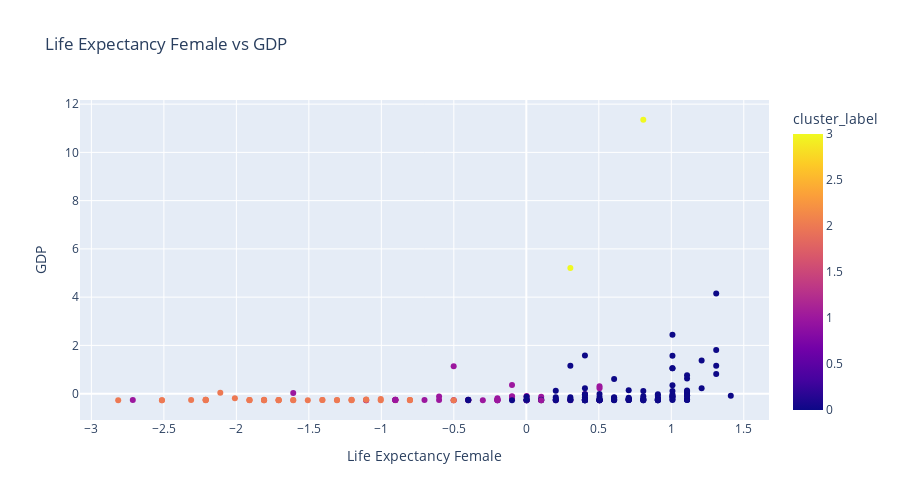

Notebook code cell kept with this figure:
### Code cell
fig = px.scatter(world_data, x='Life Expectancy Female', y='GDP',
                 color='cluster_label', 
                 title='Life Expectancy Female vs GDP', labels={'Life Expectancy Female': 'Life Expectancy Female', 'GDP': 'GDP'})

fig.update_layout(width=900, height=500)
fig.show()

### Figure 1 — Plotly figure (JSON) as saved in the notebook; plotly's stock layout.template omitted (floating-point values rounded to 4 significant figures; data arrays with more than 128 entries replaced by an {"elided": "..."} marker saying what was removed)
{"data": [{"hovertemplate": "Life Expectancy Female=%{x}<br>GDP=%{y}<br>cluster_label=%{marker.color}<extra></extra>", "legendgroup": "", "marker": {"color": {"elided": "208 int values"}, "coloraxis": "coloraxis", "symbol": "circle"}, "mode": "markers", "name": "", "orientation": "v", "showlegend": false, "type": "scatter", "x": {"elided": "208 float values"}, "xaxis": "x", "y": {"elided": "208 float values"}, "yaxis": "y"}], "layout": {"coloraxis": {"colorbar": {"title": {"text": "cluster_label"}}, "colorscale": [[0, "#0d0887"], [0.1111, "#46039f"], [0.2222, "#7201a8"], [0.3333, "#9c179e"], [0.4444, "#bd3786"], [0.5556, "#d8576b"], [0.6667, "#ed7953"], [0.7778, "#fb9f3a"], [0.8889, "#fdca26"], [1, "#f0f921"]]}, "height": 500, "legend": {"tracegroupgap": 0}, "title": {"text": "Life Expectancy Female vs GDP"}, "width": 900, "xaxis": {"anchor": "y", "domain": [0, 1], "title": {"text": "Life Expectancy Female"}}, "yaxis": {"anchor": "x", "domain": [0, 1], "title": {"text": "GDP"}}}}
